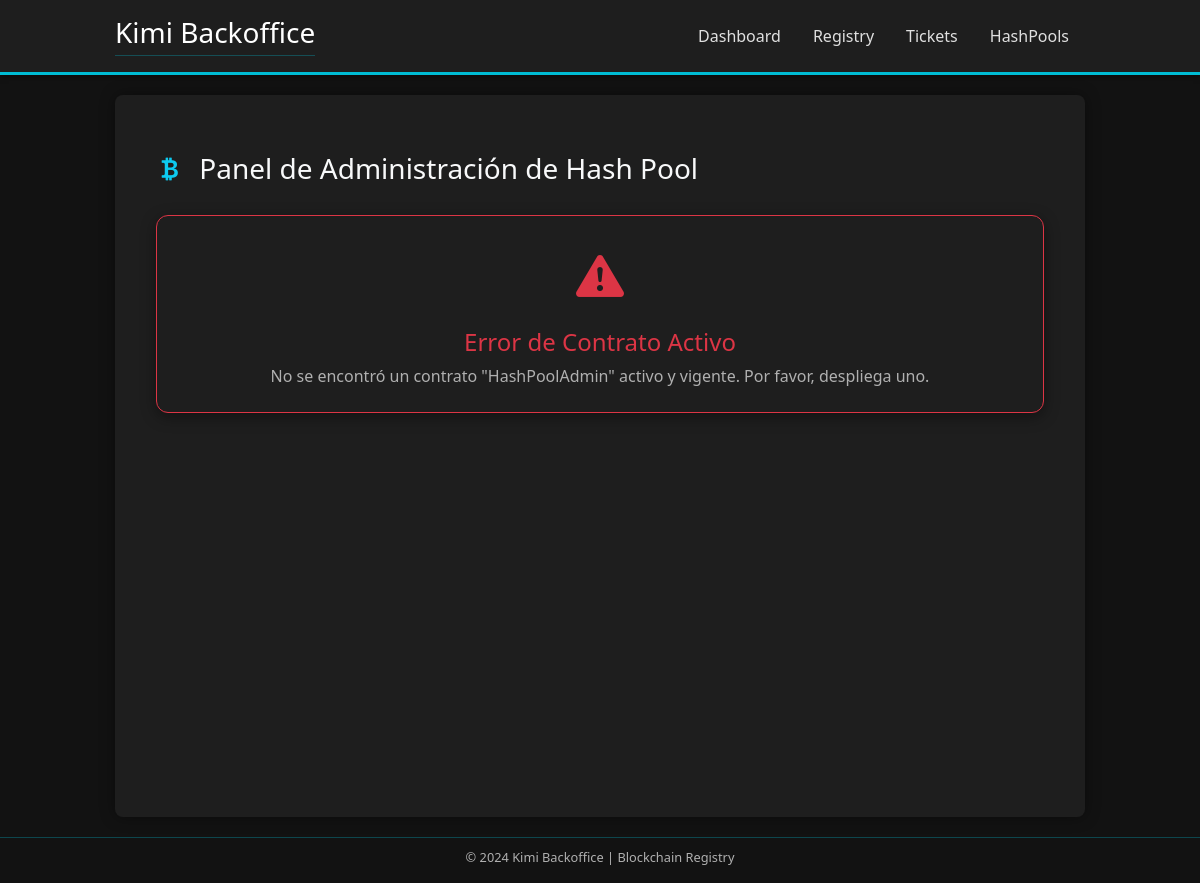
The page /hashPool/ on the database as committed earlier.
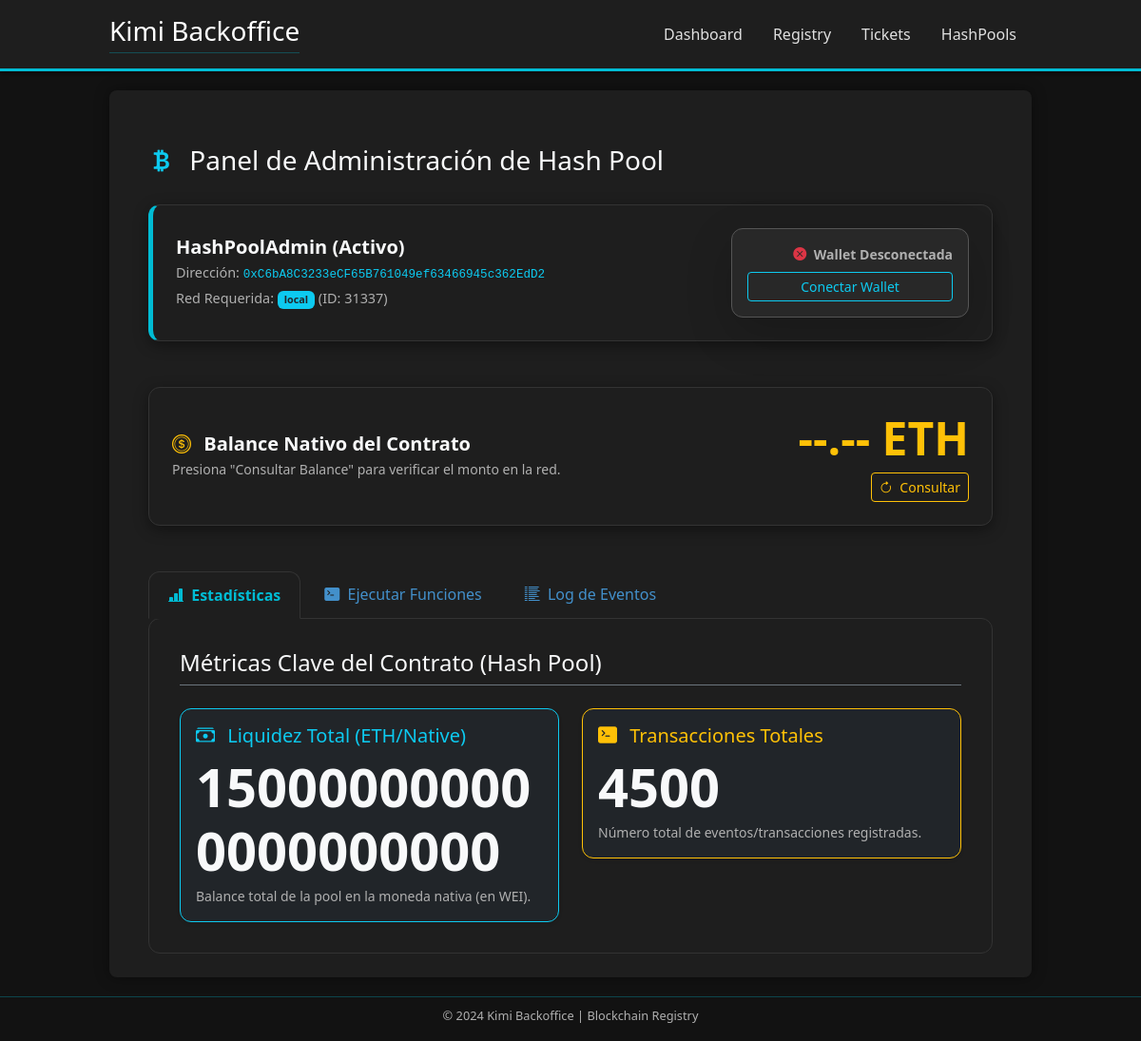
The same page on the database as committed later.
### contractRegistry/models.py (models this page shows, shortened)
class DeployedContract(models.Model):
    contract_version = models.ForeignKey(ContractVersion, on_delete=models.PROTECT, related_name='deployments')
    network = models.ForeignKey(Network, on_delete=models.PROTECT, related_name='deployed_contracts')
    is_current = models.BooleanField(default=False)
    deployerAddress = models.ForeignKey(DeployerAddress, on_delete=models.PROTECT)
    base_contract = models.ForeignKey(BaseContract, on_delete=models.CASCADE, related_name='deployed_instances', editable=False, db_index=False)
    created_at = models.DateTimeField(auto_now_add=True)
    updated_at = models.DateTimeField(auto_now=True)
    params = models.JSONField(blank=True, null=True, help_text="Parámetros del constructor usados en el despliegue.")
    status = models.CharField(
        max_length=15,
        choices=DeploymentStatus.choices,
        default=DeploymentStatus.PENDING_SIGNATURE
    )
    transaction_hash = models.CharField(
        max_length=66,
        null=True,
        blank=True,
        unique=True
    )
    raw_tx_data = models.JSONField(
        null=True,
        blank=True,
        help_text="Datos de la transacción sin firmar, generados por web3.py."
    )
    address = models.CharField(max_length=42, null=True, blank=True)
    gas_used = models.BigIntegerField(null=True, blank=True)
    class Meta:
        constraints = [
            UniqueConstraint(
                fields=['address', 'network'],
                name='unique_address_per_network'
            ),
            UniqueConstraint(
                fields=['network', 'base_contract'],
                condition=Q(is_current=True),
                name='unique_deployment_per_base_contract_per_network'
            )
        ]

class BaseContract(models.Model):
    name = models.CharField(max_length=100, unique=True)
    descripcion = models.TextField(blank=True, help_text="Descripción opcional del contrato base.")
    created_at = models.DateTimeField(auto_now_add=True)

class Network(models.Model):
    name = models.CharField(max_length=100, unique=True)
    rpc_url = models.URLField()
    chain_id = models.PositiveIntegerField(unique=True)

### hashPool/views.py (the view)
# urls.py: path('', views.hashPoolAdminDashboard, name='index'),
def hashPoolAdminDashboard(request):
    try:
        current_contract = DeployedContract.objects.filter(
            base_contract__name='HashPoolAdmin', # <-- Nombre del contrato base
            is_current = True
        ).latest('updated_at')
    except DeployedContract.DoesNotExist:
        context = {
            'error_message': 'No se encontró un contrato "HashPoolAdmin" activo y vigente. Por favor, despliega uno.'
        }
        return render(request, 'hashpool/hashpool_admin_panel.html', context)
    recent_events = HashPoolEventLog.objects.filter(
        deployed_contract=current_contract
    ).order_by('-timestamp')[:10]
    contract_abi = current_contract.contract_version.abi
    total_deposits_burned = 150000000000000000000 # Ejemplo: 150 ETH en WEI
    total_pool_transactions_burned = 4500 # Número de transacciones
    stats = {
        'total_pool_deposits': total_deposits_burned,
        'total_pool_transactions': total_pool_transactions_burned,
    }
    context = {
        'contract': current_contract,
        'recent_events': recent_events,
        'abi': contract_abi,
        'stats': stats,
    }
    return render(request, 'hashpool/hashpool_admin_panel.html', context)

### templates/hashPool/hashpool_admin_panel.html (shortened to what the changed rows need)
{% extends "base.html" %}
{% load static %}
{% block content %}
<div class="centered-container mx-auto dashboard-content">
    <div class="d-flex justify-content-between align-items-center mb-4">
        <h2 class="h3 text-light mb-0" style="border-bottom: none !important;">
            <i class="bi bi-currency-bitcoin me-2 text-info"></i> Panel de Administración de Hash Pool
        </h2>
    </div>
    {% if error_message %}
        <div class="base-card p-4 text-center mt-4 border border-danger">
            <i class="bi bi-exclamation-triangle-fill text-danger" style="font-size: 3rem;"></i>
            <h4 class="text-danger mt-3">Error de Contrato Activo</h4>
            <p class="text-dim mb-0">
                {{ error_message }}
            </p>
        </div>
    {% else %}
        <div class="base-card contract-info-card mb-5 d-flex flex-column flex-md-row justify-content-between align-items-md-center">
            <div class="mb-3 mb-md-0">
                <h5 class="fw-bold text-light mb-1">{{ contract.base_contract.name }} (Activo)</h5>
                <p class="text-dim mb-1" style="font-size: 0.9rem;">
                    Dirección: <code class="text-info">{{ contract.address }}</code>
                </p>
                <p class="text-dim mb-0" style="font-size: 0.9rem;">
                    Red Requerida: <span class="badge bg-info text-dark fw-bold" id="required-network-name">{{ contract.network.name }}</span> (ID: {{ contract.network.chain_id }})
                </p>
            </div>
            <div id="metamask-status-card" class="base-card p-3 shadow-lg border-secondary" style="min-width: 250px;">
                <p class="mb-2 small fw-bold text-dim" id="metamask-status-text">
                    <i class="bi bi-x-circle-fill text-danger me-1"></i> Wallet Desconectada
                </p>
                <button id="connect-metamask-btn" class="btn btn-sm btn-outline-info w-100" onclick="AdminDashboard.connectWallet()">
                    Conectar Wallet
                </button>
            </div>
        </div>
        <div class="row mb-5">
            <div class="col-12">
                <div id="contractBalanceCard" class="base-card p-4 d-flex flex-column flex-md-row justify-content-between align-items-center">
                    <div class="mb-3 mb-md-0">
                        <h5 class="fw-bold text-light mb-1"><i class="bi bi-coin me-2 text-warning"></i> Balance Nativo del Contrato</h5>
                        <p id="balanceStatus" class="text-dim small mb-0">Presiona "Consultar Balance" para verificar el monto en la red.</p>
                    </div>
                    <div class="text-center text-md-end">
                        <p id="contractBalanceDisplay" class="display-5 fw-bolder text-warning mb-2">
                            --.-- ETH
                        </p>
                        <button id="refreshBalanceBtn" class="btn btn-sm btn-outline-warning">
                            <i class="bi bi-arrow-clockwise me-1"></i> Consultar
                        </button>
                    </div>
                </div>
            </div>
        </div>
        <ul class="nav nav-tabs" id="poolTabs" role="tablist">
            <li class="nav-item" role="presentation">
                <button class="nav-link active" id="stats-tab" data-bs-toggle="tab" data-bs-target="#stats" type="button" role="tab" aria-controls="stats" aria-selected="true">
                    <i class="bi bi-bar-chart-line-fill me-1"></i> Estadísticas
                </button>
            </li>
            <li class="nav-item" role="presentation">
                <button class="nav-link" id="execute-tab" data-bs-toggle="tab" data-bs-target="#execute" type="button" role="tab" aria-controls="execute" aria-selected="false">
                    <i class="bi bi-terminal-fill me-1"></i> Ejecutar Funciones
                </button>
            </li>
            <li class="nav-item" role="presentation">
                <button class="nav-link" id="events-tab" data-bs-toggle="tab" data-bs-target="#events" type="button" role="tab" aria-controls="events" aria-selected="false">
                    <i class="bi bi-list-columns-reverse me-1"></i> Log de Eventos
                </button>
            </li>
        </ul>
        <div class="tab-content base-card" id="poolTabsContent">
            <div class="tab-pane fade show active" id="stats" role="tabpanel" aria-labelledby="stats-tab">
                <h4 class="text-light mb-4 border-bottom border-secondary pb-2">Métricas Clave del Contrato (Hash Pool)</h4>
                <div class="row g-4">
                    <div class="col-md-6">
                        <div class="card bg-dark text-light border-info base-card shadow-sm">
                            <div class="card-body">
                                <h5 class="card-title text-info"><i class="bi bi-cash-stack me-2"></i> Liquidez Total (ETH/Native)</h5>
                                <p class="card-text display-4 fw-bold mb-1" id="totalLiquidityDisplay">{{ stats.total_pool_deposits }}</p>
                                <p class="card-text text-dim small">Balance total de la pool en la moneda nativa (en WEI).</p>
                            </div>
                        </div>
                    </div>
                    <div class="col-md-6">
                        <div class="card bg-dark text-light border-warning base-card shadow-sm">
                            <div class="card-body">
                                <h5 class="card-title text-warning"><i class="bi bi-terminal-fill me-2"></i> Transacciones Totales</h5>
                                <p class="card-text display-4 fw-bold mb-1" id="supportedTokensCount">{{ stats.total_pool_transactions }}</p>
                                <p class="card-text text-dim small">Número total de eventos/transacciones registradas.</p>
                            </div>
                        </div>
                    </div>
                </div>
            </div>
        </div>
    {% endif %}
</div>
{% endblock %}

Rows that differ between the two databases and show on the page:
added DeployedContract: base_contract.name "HashPoolAdmin", address "0xC6bA8C3233eCF65B761049ef63466945c362EdD2", network.name "local", network.chain_id "31337"
Other text that changed with them:
{{ stats.total_pool_deposits }}: (not shown) → "150000000000000000000"
{{ stats.total_pool_transactions }}: (not shown) → "4500"
{{ error_message }}: "No se encontró un contrato \"HashPoolAdmin\" activo y vigente. Por favor, despliega uno." → (not shown)
text no longer shown: "Error de Contrato Activo"
text now shown: "(Activo) Dirección: Red Requerida: (ID: ) Wallet Desconectada Conectar Wallet Balance Nativo del Contrato Presiona \"Consultar Balance\" para verificar el monto en la red. --.-- ETH Consultar Estadísticas Ejecutar Funciones Log de Eventos Métricas Clave del Contrato (Hash Pool) Liquidez Total (ETH/Native) Balance total de la pool en la moneda nativa (en WEI). Transacciones Totales Número total de eventos/transacciones registradas."
